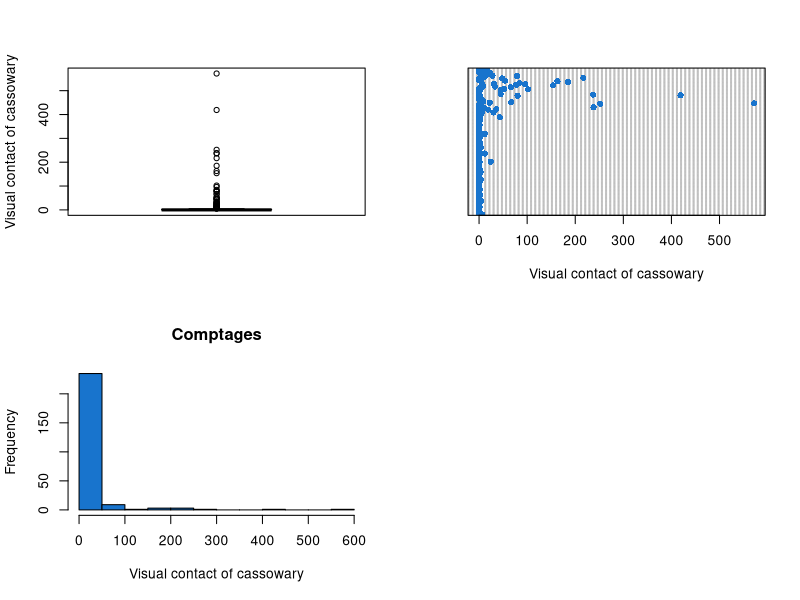
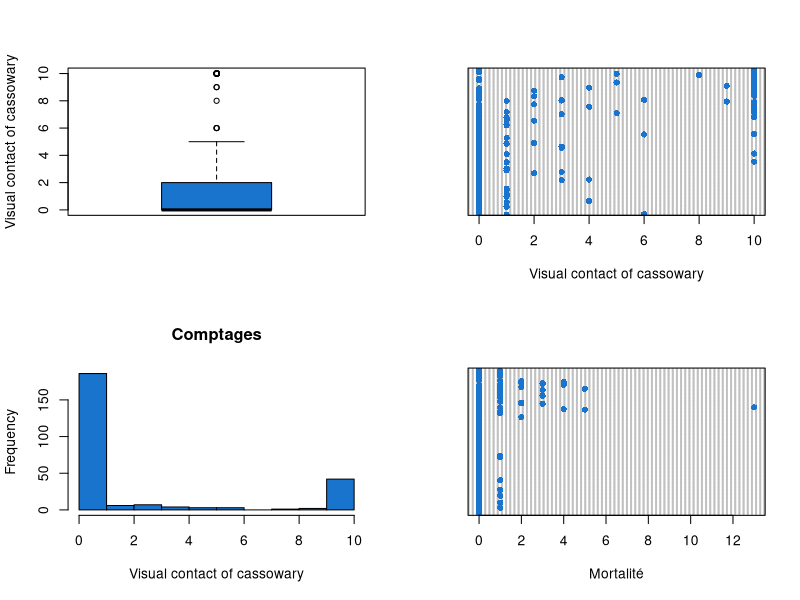
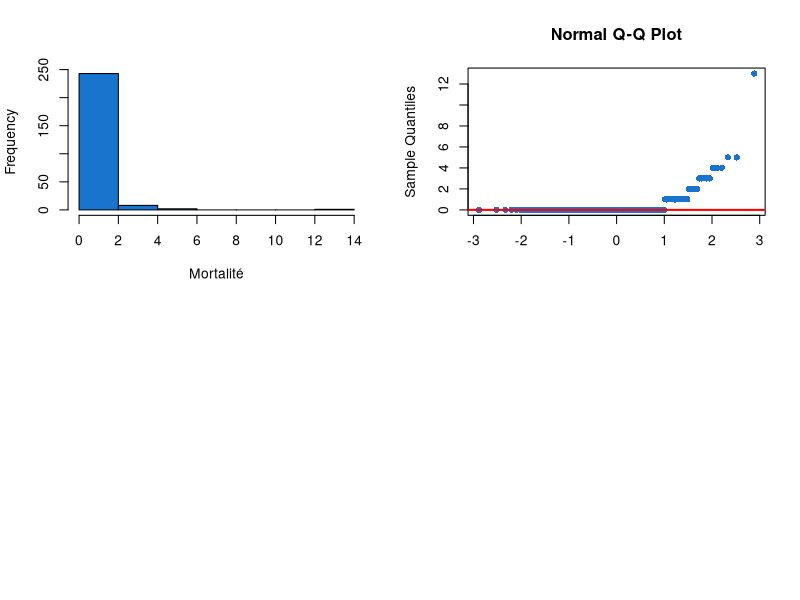
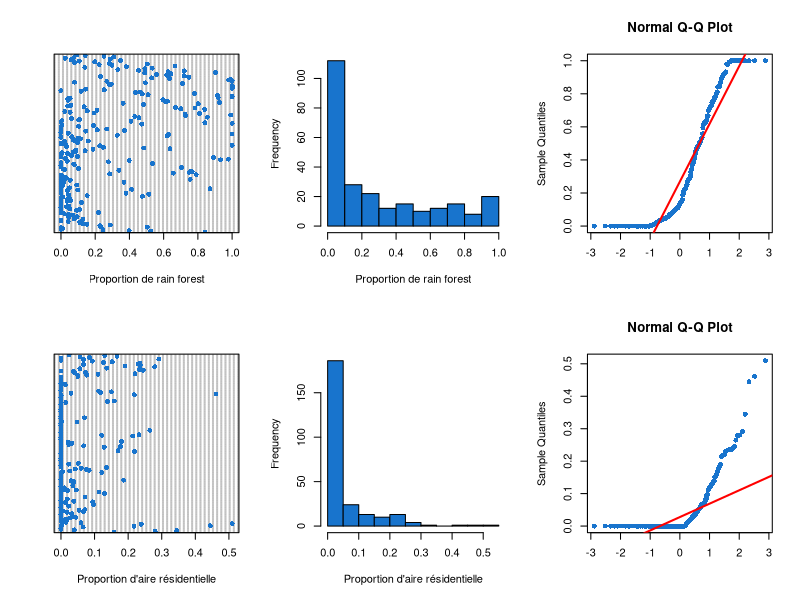
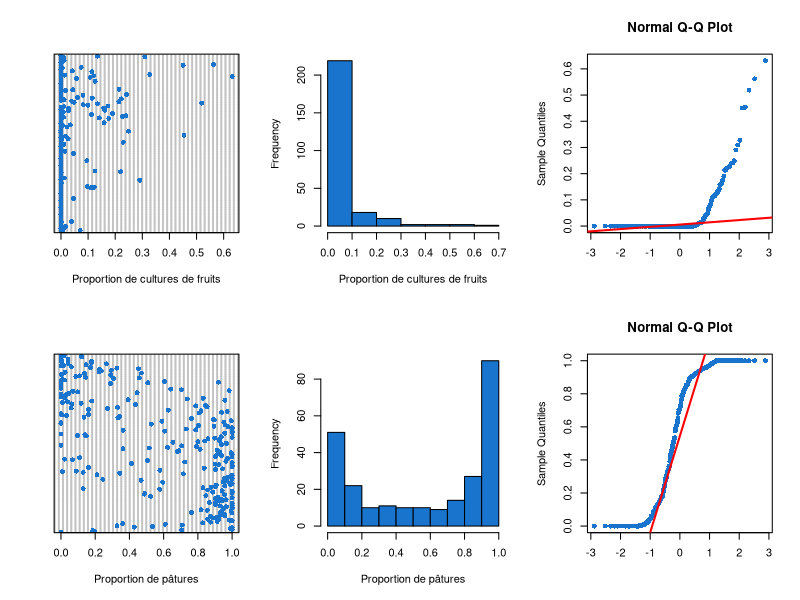
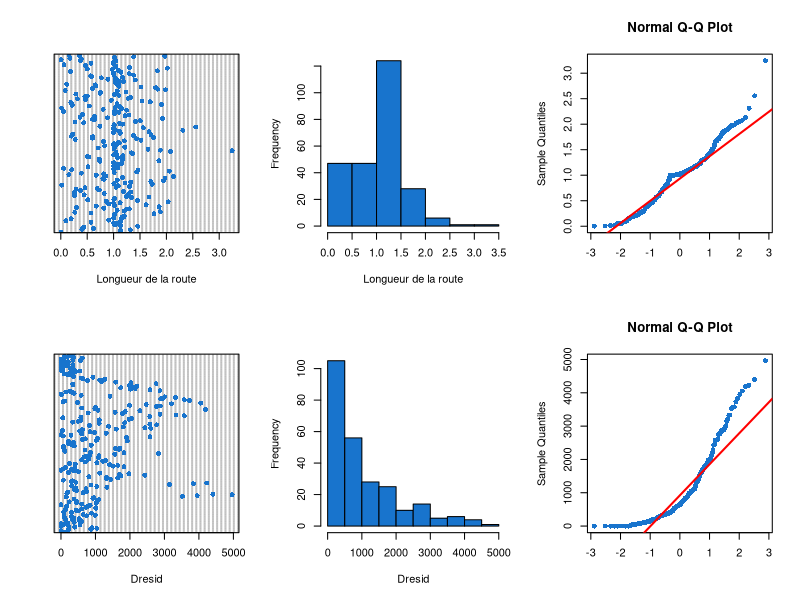
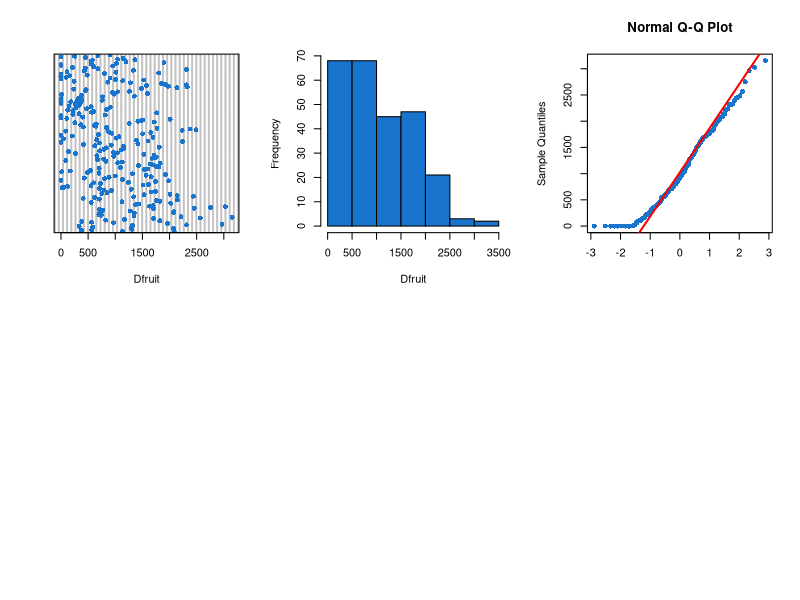
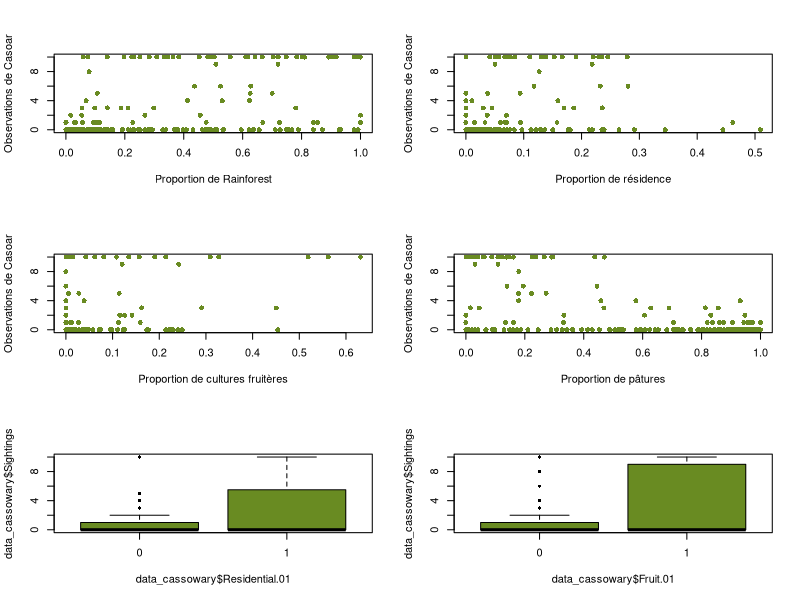

These figures' R source, in order:
## ---- chunk 1
library(ggplot2)
library(corrplot)
## ---- chunk 2
#library(readxl)
#data_cassowary <- read_excel("data_cassowary.xlsx")
data_cassowary <- read.table("data_cassowary.txt", h = T)
summary(data_cassowary)
View(data_cassowary)
str(data_cassowary)
## ---- chunk 3

#conversion en numérique des variables en chaîne de caractères (pour le excel)
#data_cassowary$Rainforest.P <- as.numeric(data_cassowary$Rainforest.P)
#data_cassowary$Residential.P <- as.numeric(data_cassowary$Residential.P)
#data_cassowary$Fruit.P <- as.numeric(data_cassowary$Fruit.P)
#data_cassowary$Other.P <- as.numeric(data_cassowary$Other.P)
#data_cassowary$Total_Road <- as.numeric(data_cassowary$Total_Road)
#data_cassowary$Dresid <-as.numeric(data_cassowary$Dresid)
#data_cassowary$Dfruit <-as.numeric(data_cassowary$Dfruit)

#str(data_cassowary)
## ---- chunk 4
#vérification des valeurs NA
colSums(is.na(data_cassowary))
## ---- chunk 5
summary(data_cassowary$Sightings)
table(data_cassowary$Sightings) #apparition de chaque valeur dans Sightings
prop.table(table(data_cassowary$Sightings)) * 100 #proportion de chaque valeur dans le dataset pour Sightings
## ---- chunk 6
par(mfrow=c(2,2))
# Boxplot
boxplot(data_cassowary$Sightings,col='dodgerblue3',ylab='Visual contact of cassowary')
# Cleveland plot
dotchart(data_cassowary$Sightings,pch=16,col='dodgerblue3',xlab='Visual contact of cassowary')
# Histogram
hist(data_cassowary$Sightings, breaks=10, col='dodgerblue3',xlab="Visual contact of cassowary",main="Comptages")

#Garder les 0, préférer un modèle binomial négatif

## ---- chunk 7
data_cassowary$Sightings <- pmin(data_cassowary$Sightings, 10) #bornage à 10
#data_cassowary$Sightings <- pmin(data_cassowary$Sightings, 20) #bornage à 20 : toutes les valeurs de Sightings supérieures à 20 sont ramenées à 20
table(data_cassowary$Sightings)
summary(data_cassowary$Sightings)
## ---- chunk 8
par(mfrow=c(2,2))
# Boxplot
boxplot(data_cassowary$Sightings,col='dodgerblue3',ylab='Visual contact of cassowary')
# Cleveland plot
dotchart(data_cassowary$Sightings,pch=16,col='dodgerblue3',xlab='Visual contact of cassowary')
# Histogram
hist(data_cassowary$Sightings, breaks=10, col='dodgerblue3',xlab="Visual contact of cassowary",main="Comptages")
## ---- chunk 9
#Mortalité
# Cleveland plot
dotchart(data_cassowary$Strikes,pch=16,col='dodgerblue3',xlab='Mortalité')
# Histogram
hist(data_cassowary$Strikes,col='dodgerblue3',xlab="Mortalité",main="")
# Quantile-Quantile plot
qqnorm(data_cassowary$Strikes,pch=16,col='dodgerblue3',xlab='')
qqline(data_cassowary$Strikes,col='red',lwd=2)
## ---- chunk 10
par(mfrow=c(2,3))

#Rainforest.P 
# Cleveland plot
dotchart(data_cassowary$Rainforest.P,pch=16,col='dodgerblue3',xlab="Proportion de rain forest")
# Histogram
hist(data_cassowary$Rainforest.P,col='dodgerblue3',xlab="Proportion de rain forest",main="")
# Quantile-Quantile plot
qqnorm(data_cassowary$Rainforest.P,pch=16,col='dodgerblue3',xlab='')
qqline(data_cassowary$Rainforest.P,col='red',lwd=2)

#Residential.P 
# Cleveland plot
dotchart(data_cassowary$Residential.P,pch=16,col='dodgerblue3',xlab="Proportion d'aire résidentielle")
# Histogram
hist(data_cassowary$Residential.P,col='dodgerblue3',xlab="Proportion d'aire résidentielle",main="")
# Quantile-Quantile plot
qqnorm(data_cassowary$Residential.P,pch=16,col='dodgerblue3',xlab='')
qqline(data_cassowary$Residential.P,col='red',lwd=2)

#Fruit.P 
# Cleveland plot
dotchart(data_cassowary$Fruit.P,pch=16,col='dodgerblue3',xlab="Proportion de cultures de fruits")
# Histogram
hist(data_cassowary$Fruit.P,col='dodgerblue3',xlab="Proportion de cultures de fruits",main="")
# Quantile-Quantile plot
qqnorm(data_cassowary$Fruit.P,pch=16,col='dodgerblue3',xlab='')
qqline(data_cassowary$Fruit.P,col='red',lwd=2)

#Other.P : proportion de pâture dans le patch
# Cleveland plot
dotchart(data_cassowary$Other.P,pch=16,col='dodgerblue3',xlab="Proportion de pâtures")
# Histogram
hist(data_cassowary$Other.P,col='dodgerblue3',xlab="Proportion de pâtures",main="")
# Quantile-Quantile plot
qqnorm(data_cassowary$Other.P,pch=16,col='dodgerblue3',xlab='')
qqline(data_cassowary$Other.P,col='red',lwd=2)

#Total_Road : longueur de la route
# Cleveland plot
dotchart(data_cassowary$Total_Road,pch=16,col='dodgerblue3',xlab="Longueur de la route")
# Histogram
hist(data_cassowary$Total_Road,col='dodgerblue3',xlab="Longueur de la route",main="")
# Quantile-Quantile plot
qqnorm(data_cassowary$Total_Road,pch=16,col='dodgerblue3',xlab='')
qqline(data_cassowary$Total_Road,col='red',lwd=2)

#Dresid : distance of the road to residential area
# Cleveland plot
dotchart(data_cassowary$Dresid,pch=16,col='dodgerblue3',xlab="Dresid")
# Histogram
hist(data_cassowary$Dresid,col='dodgerblue3',xlab="Dresid",main="")
# Quantile-Quantile plot
qqnorm(data_cassowary$Dresid,pch=16,col='dodgerblue3',xlab='')
qqline(data_cassowary$Dresid,col='red',lwd=2)

#Dfruit : distance of the road to fruit crop area
# Cleveland plot
dotchart(data_cassowary$Dfruit,pch=16,col='dodgerblue3',xlab="Dfruit")
# Histogram
hist(data_cassowary$Dfruit,col='dodgerblue3',xlab="Dfruit",main="")
# Quantile-Quantile plot
qqnorm(data_cassowary$Dfruit,pch=16,col='dodgerblue3',xlab='')
qqline(data_cassowary$Dfruit,col='red',lwd=2)

## ---- chunk 11

#remplacer valeurs 0 et 1 par présence/absence de RA et présence/abs F ?

#Residential.01 : presence/absence of residential area
data_cassowary$Residential.01 <- as.factor(data_cassowary$Residential.01)
summary(data_cassowary$Residential.01)

#Fruit.01 : presence/absence of fruit crop
data_cassowary$Fruit.01 <- as.factor(data_cassowary$Fruit.01)
summary(data_cassowary$Fruit.01)
## ---- chunk 12

par(mfrow=c(3,2)) 
# Rainforest.P
plot(data_cassowary$Sightings~data_cassowary$Rainforest.P,pch=16,col='olivedrab4',xlab='Proportion de Rainforest',ylab='Observations de Casoar')

#Residential.P
plot(data_cassowary$Sightings~data_cassowary$Residential.P,pch=16,col='olivedrab4',xlab='Proportion de résidence',ylab='Observations de Casoar')

# Fruit.P
plot(data_cassowary$Sightings~data_cassowary$Fruit.P,pch=16,col='olivedrab4',xlab='Proportion de cultures fruitères',ylab='Observations de Casoar')

#Other.P
plot(data_cassowary$Sightings~data_cassowary$Other.P,pch=16,col='olivedrab4',xlab='Proportion de pâtures',ylab='Observations de Casoar')

#Residential.01 : presence/absence of residential area 
boxplot(data_cassowary$Sightings~data_cassowary$Residential.01,pch=16,col='olivedrab4')

#Fruit.01 : presence/absence of fruit crop
boxplot(data_cassowary$Sightings~data_cassowary$Fruit.01,pch=16,col='olivedrab4')

## ---- chunk 13
par(mfrow=c(1,3)) 

#Total_Road
plot(data_cassowary$Strikes~data_cassowary$Total_Road,pch=16,col='olivedrab4',xlab='Longueur de route',ylab='Strikes')

#Dresid 
plot(data_cassowary$Strikes~data_cassowary$Dresid,pch=16,col='olivedrab4',xlab='Distance de la route au quartier résidentiel',ylab='Strikes')

#Dfruit
plot(data_cassowary$Strikes~data_cassowary$Dfruit,pch=16,col='olivedrab4',xlab='Distance de la route aux cultures fruitières',ylab='Strikes')
## ---- chunk 14

# Checking collinearity between continuous independent variables
plot(data_cassowary[,c(4,5,6,7,8,13,14,9,10)],pch=16,col='darkolivegreen4')   #9 et 10 ajoutés piur voir si corrélation avec Sightings et Strikes

M<-cor(data_cassowary[,c(4,5,6,7,8,13,14,9,10)])
corrplot.mixed(M,upper="square",lower.col="black", tl.col="black",cl.cex = 0.8,tl.cex = 0.7,number.cex =0.8)


## ---- chunk 15
# Checking collinearity between categorical and continuous independent variables

par(mfrow=c(2,3))

# Rainforest.P et Fruit.01
boxplot(data_cassowary$Rainforest.P~data_cassowary$Fruit.01,varwidth = TRUE, ylab = "Proportion de Rainforest", xlab = "Présence ou absence de culture fruitière", col='grey', main = "")

#Residential.P et Fruit.01
boxplot(data_cassowary$Residential.P~data_cassowary$Fruit.01,varwidth = TRUE, ylab = "Proportion de Résidence", xlab = "Présence ou absence de culture fruitière", col='grey', main = "")

#Fruit.P et Fruit.01
boxplot(data_cassowary$Fruit.P~data_cassowary$Fruit.01,varwidth = TRUE, ylab = "Proportion de cultures fruitières", xlab = "Présence ou absence de culture fruitière", col='grey', main = "")


# Rainforest.P et Residential.01
boxplot(data_cassowary$Rainforest.P~data_cassowary$Residential.01,varwidth = TRUE, ylab = "Proportion de Rainforest", xlab = "Présence ou absence d'aire résidentielle", col='brown', main = "")

#Residential.P et Residential.01
boxplot(data_cassowary$Residential.P~data_cassowary$Residential.01,varwidth = TRUE, ylab = "Proportion de Résidence", xlab = "Présence ou absence d'aire résidentielle", col='brown', main = "")

#Fruit.P et Residential.01
boxplot(data_cassowary$Fruit.P~data_cassowary$Residential.01,varwidth = TRUE, ylab = "Proportion de cultures fruitières", xlab = "Présence ou absence d'aire résidentielle", col='brown', main = "")

